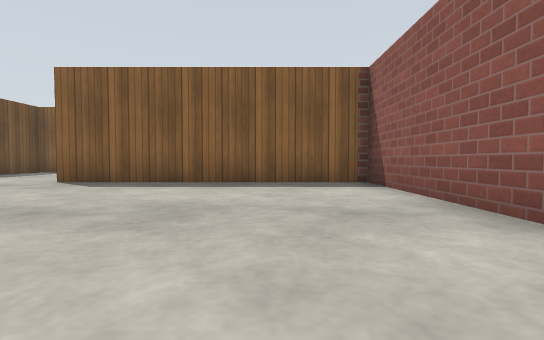
[1] (above)

22 first-person views from a walk through a robot-simulator world made for Gazebo. The camera is 0.5 m above the floor, tilts 2° down and sees 85° across. The floor is counted in squares, 1 m on a side. Each view is taken from the middle of a square. On the plan, view 1 faces up. The plan holds only what a view shows up to about 9 squares ahead; the rest is blank. The place goes on beyond the plan. Gazebo's built-in surfaces are drawn with simple patterns.

[2]
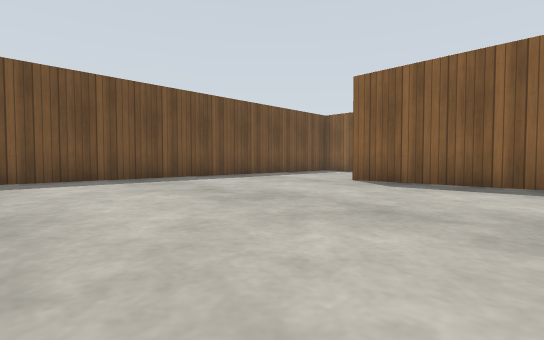

[3]
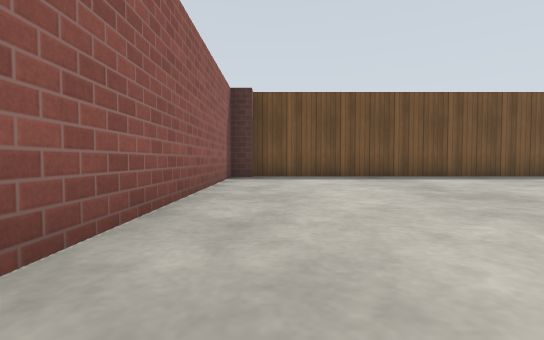

[4]
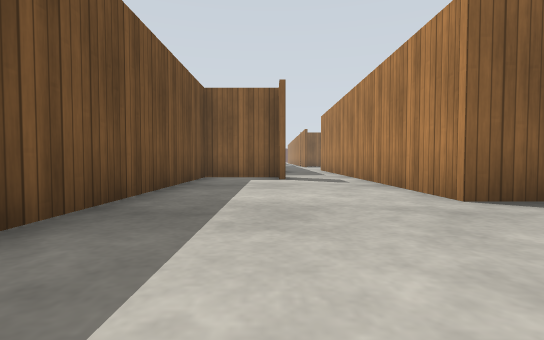

[5]
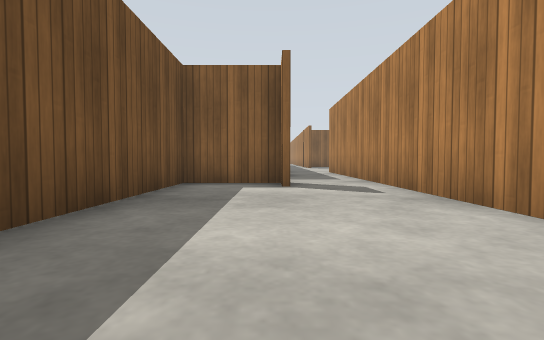

[6]
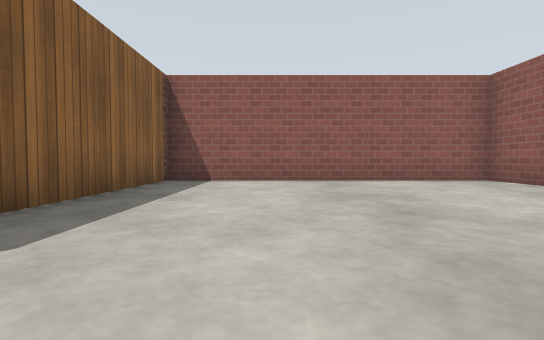

[7]
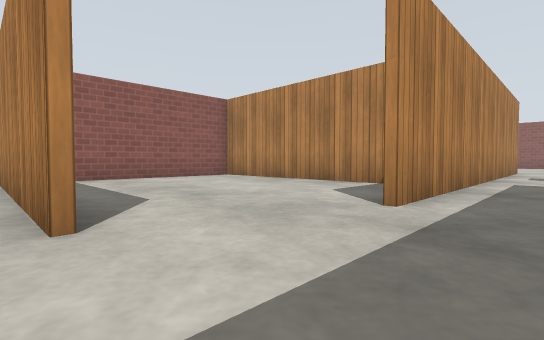

[8]
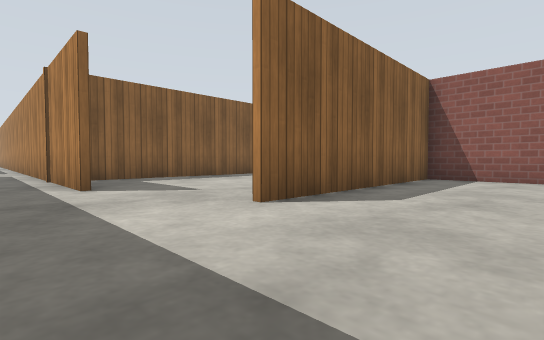

[9]
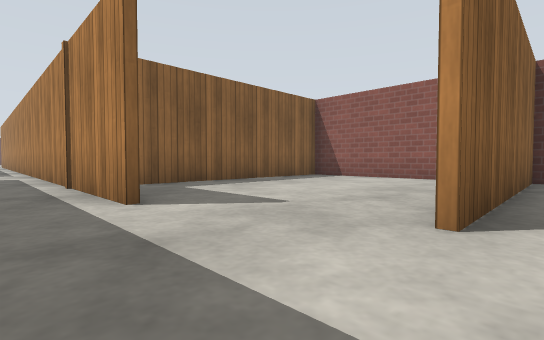

[10]
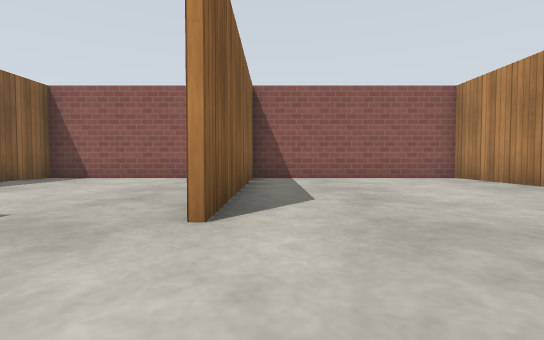

[11]
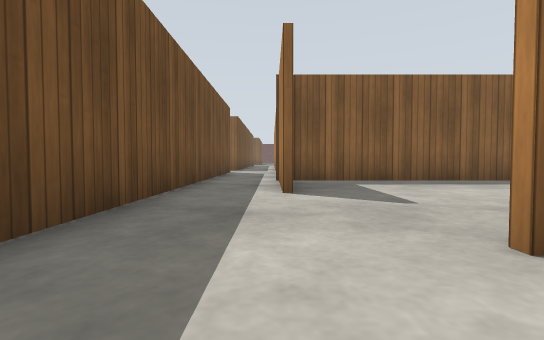

[12]
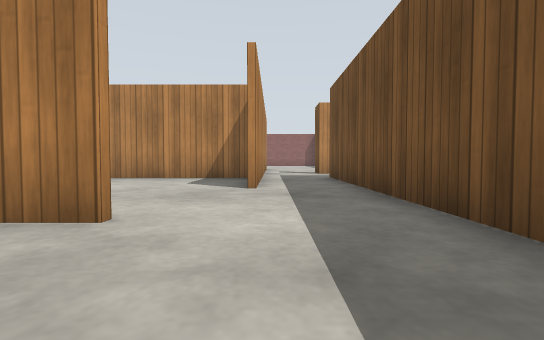

[13]
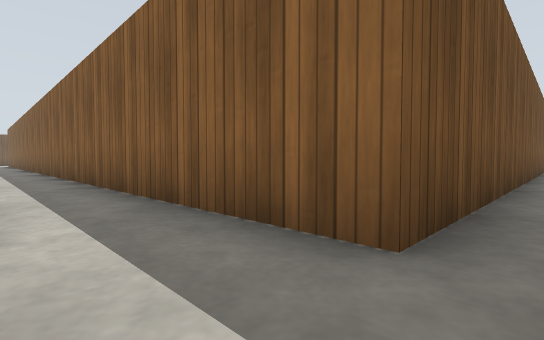

[14]
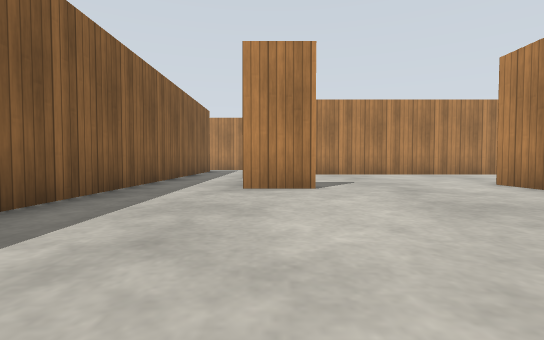

[15]
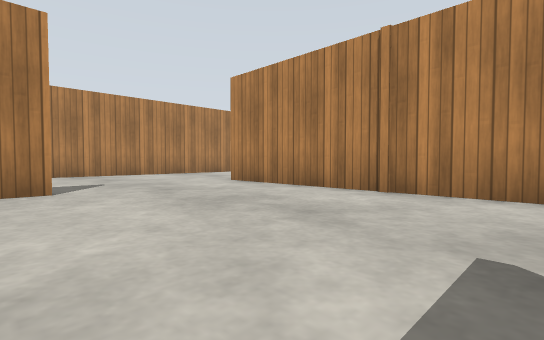

[16]
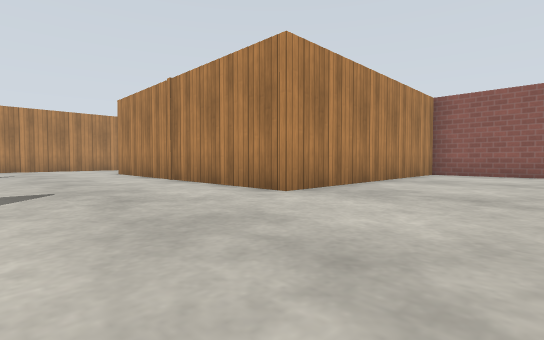

[17]
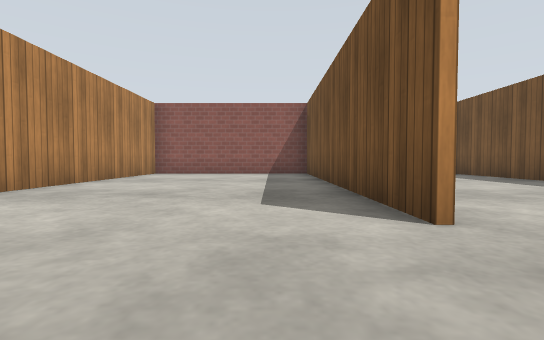

[18]
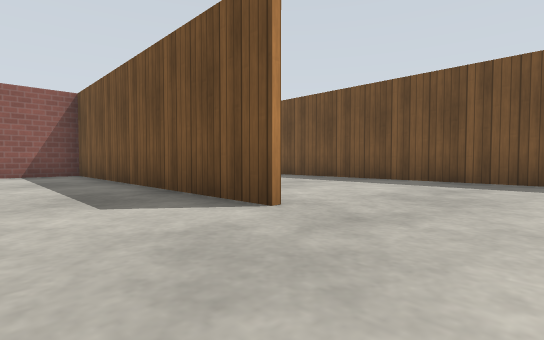

[19]
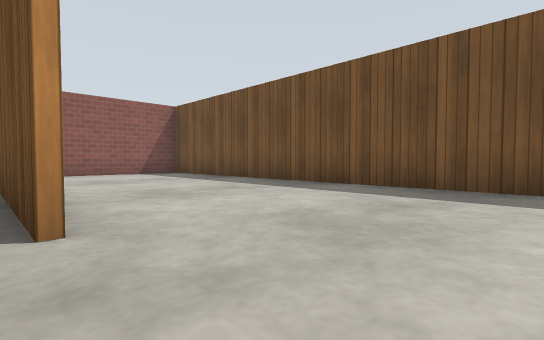

[20]
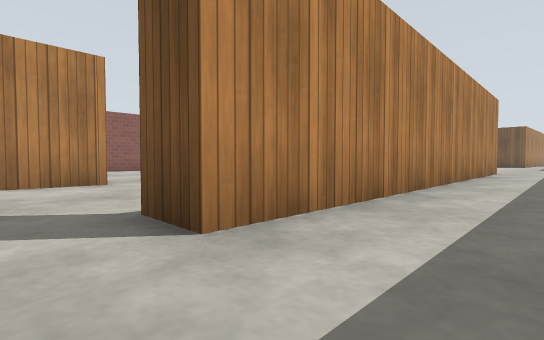

[21]
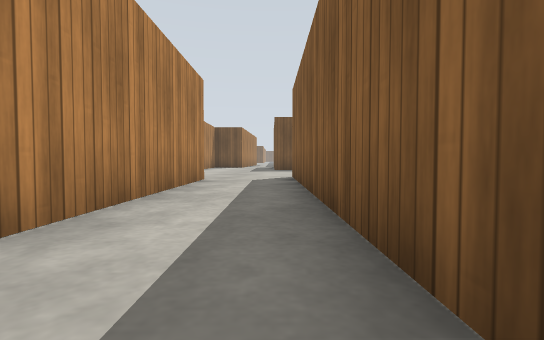

[22]
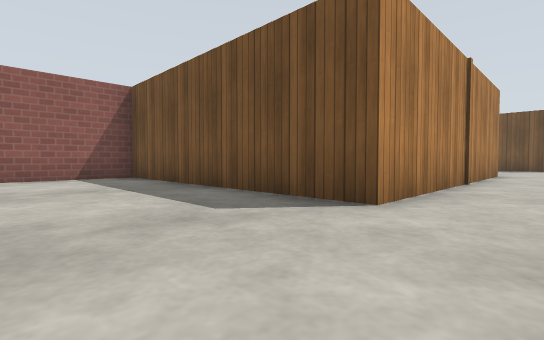

### Floor plan
Ten units are one square. View 1 is at (0, 0); x grows to the right and y downward. Boxes are objects, and circles mark ways between rooms. Rooms are numbered by the first view taken in them; rooms with no view inside come last. Other rooms are left out.
<svg viewBox="-325 -260 351 277">
<path fill="none" stroke="#000" d="M-83 12 -12 12M6 12 21 12 21 -65 -47 -65 -47 -115M-68 -114 -89 -114 -89 6 -83 6M-44 -140 21 -140 21 -195 -38 -195M-47 -224 -47 -252M-66 -255 -66 -166M-262 -78 -262 6 -218 6M-139 -101 -139 -115M-246 -136 -314 -136M-209 -2 -209 -65 -131 -65 -131 6 -104 6M-90 -81 -90 -96M-314 -99 -314 -9M-282 6 -278 6M-315 -113 -201 -113 -201 -103M-47 -115 -47 -169M-66 -166 -66 -136 -172 -136M21 -212 21 -251 -45 -251M-38 -197 16 -197"/>
<circle cx="-55" cy="-110" r="3" fill="#2a7"/>
<circle cx="-60" cy="-160" r="3" fill="#2a7"/>
<circle cx="-45" cy="-215" r="3" fill="#2a7"/>
<text x="-40" y="-40">1</text>
<text x="-30" y="-180">2</text>
<text x="-200" y="-80">3</text>
<text x="-10" y="-230">4</text>
</svg>
Room 1 opens to room 3. Room 2 opens to room 3. Room 2 opens to room 4.

Where each view was taken, in squares from view 1:
view 1: 0 up, 0 right, facing up
view 2: 0 up, 1 left, facing up-left
view 3: 0 up, 0 right, facing left
view 4: 3 up, 7 left, facing up
view 5: 5 up, 7 left, facing up
view 6: 4 up, 5 left, facing right
view 7: 20 up, 6 left, facing down-right
view 8: 17 up, 6 left, facing up-right
view 9: 19 up, 6 left, facing up-right
view 10: 19 up, 6 left, facing right
view 11: 18 up, 5 left, facing up
view 12: 22 up, 5 left, facing down
view 13: 12 up, 6 left, facing up-left
view 14: 11 up, 19 left, facing right
view 15: 11 up, 19 left, facing down-right
view 16: 10 up, 24 left, facing down-right
view 17: 10 up, 25 left, facing down
view 18: 10 up, 24 left, facing down-left
view 19: 10 up, 26 left, facing down-left
view 20: 13 up, 19 left, facing down-left
view 21: 13 up, 24 left, facing left
view 22: 8 up, 10 left, facing down-left
